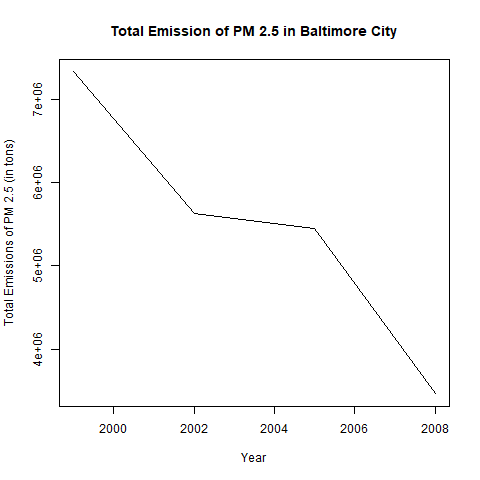

This figure's R source:
EmissionsData <- readRDS("SummarySCC.rds")
View(EmissionsData)
ClassCode <- readRDS("SCC.rds")
View(ClassCode)

TotalSum <- aggregate(EmissionsData$Emissions, by = list(year = EmissionsData$year), FUN = sum)

png(filename = "Plot1.png")
plot(TotalSum$year, TotalSum$x, type = "l", main = "Total Emission of PM 2.5 in Baltimore City",
     xlab = "Year", ylab = "Total Emissions of PM 2.5 (in tons)")
dev.off()